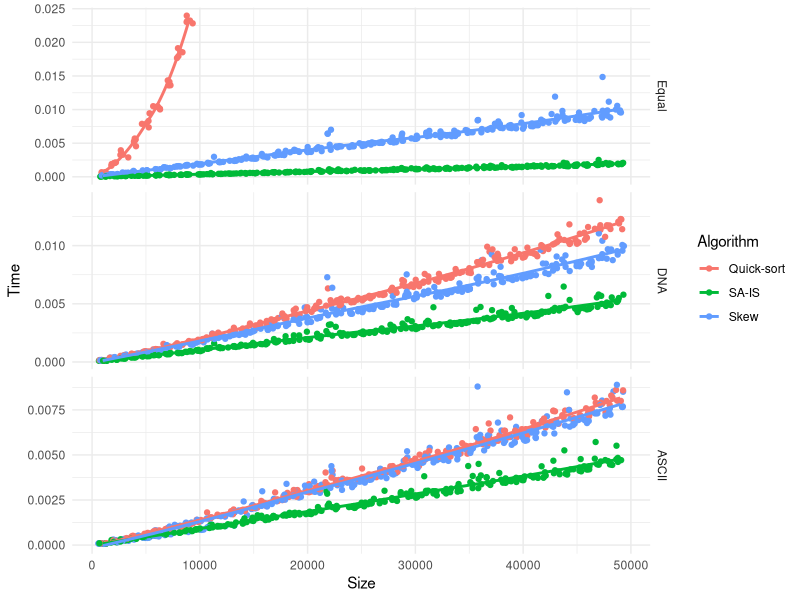

The R source for this figure:
library(tidyverse)
library(readr)
library(ggplot2)



performance <- read_table2("suffix_array_construction.txt",
                            col_names = c("Algorithm", "String", "Size", "Time"))

performance$String <- factor(performance$String, levels = c("Equal", "DNA", "ASCII"))


ggplot(performance,
       aes(x = Size, y = Time, color = Algorithm)) +
    facet_grid(String ~ ., scales = "free_y") +
    geom_jitter() +
    geom_smooth(method = "loess", se = FALSE) +
    theme_minimal()
